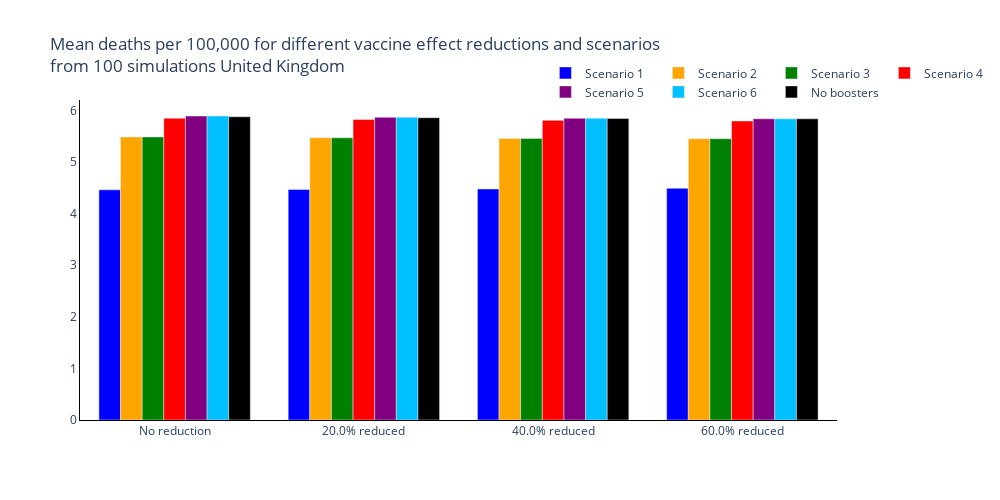
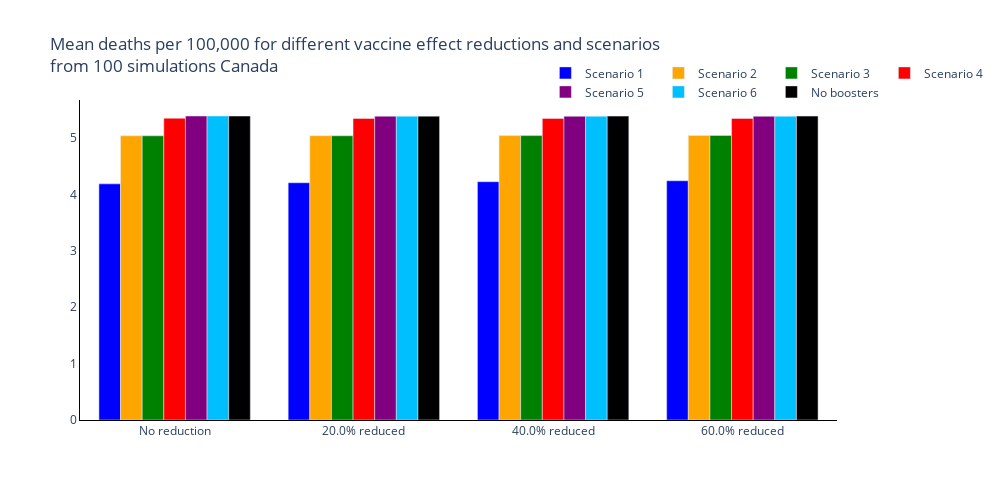
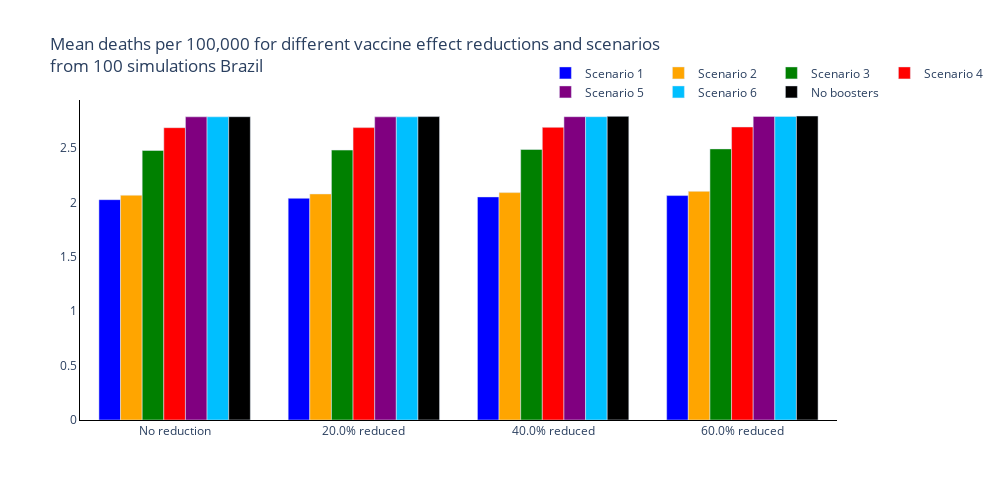
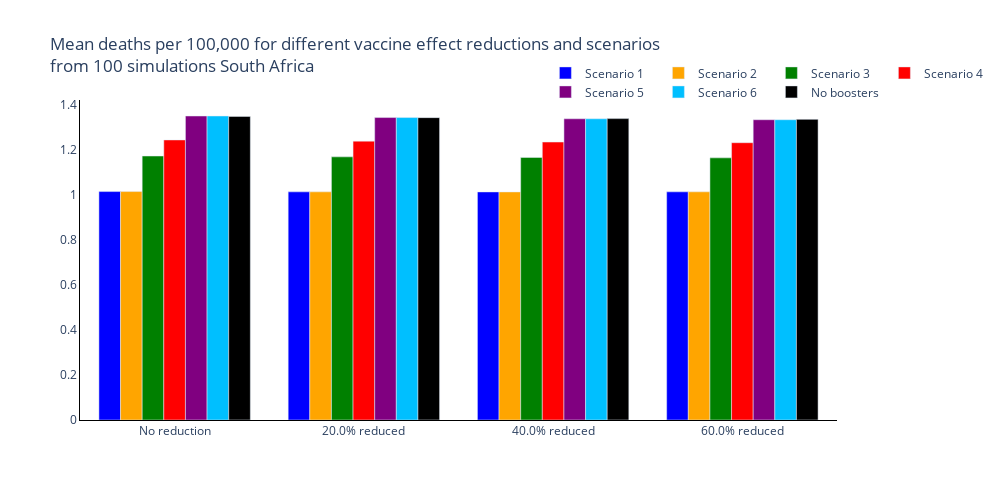

Notebook source saved alongside these figures, in order:
### Markdown cell above
## Summary Figures
### Total Deaths

### Code cell
new_colours = ['blue', 'orange', 'green', 'red', 'purple', 'deepskyblue', 'black']

trace_name = ['Scenario {}'.format(s+1) for s, scenario in enumerate(scenario_names[:-1])] + [scenario_names[-1]]

for r, reg in enumerate(regions):
    fig = go.Figure()
    # Plot for each region
    for s, scenario in enumerate(scenario_names):
        fig.add_trace(
            go.Bar(
                y=[np.sum(total_new_deaths_mean[r][cv, s, :]) for cv, change_vacc in enumerate(changes_vaccine)],
                x=['No reduction'] + ['{}% reduced'.format(100 * cv) for cv in changes_vaccine[1:]],
                name=trace_name[s],
                marker_color=new_colours[s]
            )
        )

    # Add axis labels
    fig.update_layout(
        boxmode='group',
        title='Mean deaths per 100,000 for different vaccine effect reductions and scenarios<br>from {} simulations {}'.format(len(regimes), reg),
        width=1000,
        height=500,
        plot_bgcolor='white',
        xaxis=dict(linecolor='black'),
        yaxis=dict(linecolor='black'),
        hovermode='x unified',
        legend=dict(
                orientation="h",
                yanchor="bottom",
                y=0.98,
                xanchor="right",
                x=1.2
            )
        )

    fig.write_image('images/report3_overall_vaccine_effects/Overall Initial Deaths per Scenario and Vaccine Effects {}.pdf'.format(reg))
    fig.show()

### Figure 1 — Plotly figure (JSON) as saved in the notebook; plotly's stock layout.template omitted (floating-point values rounded to 4 significant figures)
{"data": [{"marker": {"color": "blue"}, "name": "Scenario 1", "type": "bar", "x": ["No reduction", "20.0% reduced", "40.0% reduced", "60.0% reduced"], "y": [4.462, 4.469, 4.479, 4.492]}, {"marker": {"color": "orange"}, "name": "Scenario 2", "type": "bar", "x": ["No reduction", "20.0% reduced", "40.0% reduced", "60.0% reduced"], "y": [5.489, 5.471, 5.459, 5.454]}, {"marker": {"color": "green"}, "name": "Scenario 3", "type": "bar", "x": ["No reduction", "20.0% reduced", "40.0% reduced", "60.0% reduced"], "y": [5.489, 5.471, 5.459, 5.454]}, {"marker": {"color": "red"}, "name": "Scenario 4", "type": "bar", "x": ["No reduction", "20.0% reduced", "40.0% reduced", "60.0% reduced"], "y": [5.853, 5.827, 5.81, 5.799]}, {"marker": {"color": "purple"}, "name": "Scenario 5", "type": "bar", "x": ["No reduction", "20.0% reduced", "40.0% reduced", "60.0% reduced"], "y": [5.894, 5.868, 5.851, 5.839]}, {"marker": {"color": "deepskyblue"}, "name": "Scenario 6", "type": "bar", "x": ["No reduction", "20.0% reduced", "40.0% reduced", "60.0% reduced"], "y": [5.894, 5.868, 5.851, 5.839]}, {"marker": {"color": "black"}, "name": "No boosters", "type": "bar", "x": ["No reduction", "20.0% reduced", "40.0% reduced", "60.0% reduced"], "y": [5.88, 5.861, 5.848, 5.84]}], "layout": {"boxmode": "group", "height": 500, "hovermode": "x unified", "legend": {"orientation": "h", "x": 1.2, "xanchor": "right", "y": 0.98, "yanchor": "bottom"}, "plot_bgcolor": "white", "title": {"text": "Mean deaths per 100,000 for different vaccine effect reductions and scenarios<br>from 100 simulations United Kingdom"}, "width": 1000, "xaxis": {"linecolor": "black"}, "yaxis": {"linecolor": "black"}}}

### Figure 2 — Plotly figure (JSON) as saved in the notebook; plotly's stock layout.template omitted (floating-point values rounded to 4 significant figures)
{"data": [{"marker": {"color": "blue"}, "name": "Scenario 1", "type": "bar", "x": ["No reduction", "20.0% reduced", "40.0% reduced", "60.0% reduced"], "y": [4.189, 4.209, 4.228, 4.245]}, {"marker": {"color": "orange"}, "name": "Scenario 2", "type": "bar", "x": ["No reduction", "20.0% reduced", "40.0% reduced", "60.0% reduced"], "y": [5.042, 5.043, 5.046, 5.049]}, {"marker": {"color": "green"}, "name": "Scenario 3", "type": "bar", "x": ["No reduction", "20.0% reduced", "40.0% reduced", "60.0% reduced"], "y": [5.042, 5.043, 5.046, 5.049]}, {"marker": {"color": "red"}, "name": "Scenario 4", "type": "bar", "x": ["No reduction", "20.0% reduced", "40.0% reduced", "60.0% reduced"], "y": [5.353, 5.35, 5.349, 5.349]}, {"marker": {"color": "purple"}, "name": "Scenario 5", "type": "bar", "x": ["No reduction", "20.0% reduced", "40.0% reduced", "60.0% reduced"], "y": [5.393, 5.39, 5.389, 5.388]}, {"marker": {"color": "deepskyblue"}, "name": "Scenario 6", "type": "bar", "x": ["No reduction", "20.0% reduced", "40.0% reduced", "60.0% reduced"], "y": [5.393, 5.39, 5.389, 5.388]}, {"marker": {"color": "black"}, "name": "No boosters", "type": "bar", "x": ["No reduction", "20.0% reduced", "40.0% reduced", "60.0% reduced"], "y": [5.392, 5.391, 5.391, 5.392]}], "layout": {"boxmode": "group", "height": 500, "hovermode": "x unified", "legend": {"orientation": "h", "x": 1.2, "xanchor": "right", "y": 0.98, "yanchor": "bottom"}, "plot_bgcolor": "white", "title": {"text": "Mean deaths per 100,000 for different vaccine effect reductions and scenarios<br>from 100 simulations Canada"}, "width": 1000, "xaxis": {"linecolor": "black"}, "yaxis": {"linecolor": "black"}}}

### Figure 3 — Plotly figure (JSON) as saved in the notebook; plotly's stock layout.template omitted (floating-point values rounded to 4 significant figures)
{"data": [{"marker": {"color": "blue"}, "name": "Scenario 1", "type": "bar", "x": ["No reduction", "20.0% reduced", "40.0% reduced", "60.0% reduced"], "y": [2.025, 2.037, 2.05, 2.062]}, {"marker": {"color": "orange"}, "name": "Scenario 2", "type": "bar", "x": ["No reduction", "20.0% reduced", "40.0% reduced", "60.0% reduced"], "y": [2.065, 2.077, 2.089, 2.101]}, {"marker": {"color": "green"}, "name": "Scenario 3", "type": "bar", "x": ["No reduction", "20.0% reduced", "40.0% reduced", "60.0% reduced"], "y": [2.476, 2.48, 2.486, 2.491]}, {"marker": {"color": "red"}, "name": "Scenario 4", "type": "bar", "x": ["No reduction", "20.0% reduced", "40.0% reduced", "60.0% reduced"], "y": [2.686, 2.687, 2.689, 2.693]}, {"marker": {"color": "purple"}, "name": "Scenario 5", "type": "bar", "x": ["No reduction", "20.0% reduced", "40.0% reduced", "60.0% reduced"], "y": [2.786, 2.786, 2.787, 2.79]}, {"marker": {"color": "deepskyblue"}, "name": "Scenario 6", "type": "bar", "x": ["No reduction", "20.0% reduced", "40.0% reduced", "60.0% reduced"], "y": [2.786, 2.786, 2.787, 2.79]}, {"marker": {"color": "black"}, "name": "No boosters", "type": "bar", "x": ["No reduction", "20.0% reduced", "40.0% reduced", "60.0% reduced"], "y": [2.787, 2.788, 2.79, 2.793]}], "layout": {"boxmode": "group", "height": 500, "hovermode": "x unified", "legend": {"orientation": "h", "x": 1.2, "xanchor": "right", "y": 0.98, "yanchor": "bottom"}, "plot_bgcolor": "white", "title": {"text": "Mean deaths per 100,000 for different vaccine effect reductions and scenarios<br>from 100 simulations Brazil"}, "width": 1000, "xaxis": {"linecolor": "black"}, "yaxis": {"linecolor": "black"}}}

### Figure 4 — Plotly figure (JSON) as saved in the notebook; plotly's stock layout.template omitted (floating-point values rounded to 4 significant figures)
{"data": [{"marker": {"color": "blue"}, "name": "Scenario 1", "type": "bar", "x": ["No reduction", "20.0% reduced", "40.0% reduced", "60.0% reduced"], "y": [1.016, 1.015, 1.014, 1.015]}, {"marker": {"color": "orange"}, "name": "Scenario 2", "type": "bar", "x": ["No reduction", "20.0% reduced", "40.0% reduced", "60.0% reduced"], "y": [1.016, 1.015, 1.014, 1.015]}, {"marker": {"color": "green"}, "name": "Scenario 3", "type": "bar", "x": ["No reduction", "20.0% reduced", "40.0% reduced", "60.0% reduced"], "y": [1.174, 1.17, 1.168, 1.166]}, {"marker": {"color": "red"}, "name": "Scenario 4", "type": "bar", "x": ["No reduction", "20.0% reduced", "40.0% reduced", "60.0% reduced"], "y": [1.246, 1.24, 1.236, 1.233]}, {"marker": {"color": "purple"}, "name": "Scenario 5", "type": "bar", "x": ["No reduction", "20.0% reduced", "40.0% reduced", "60.0% reduced"], "y": [1.352, 1.345, 1.34, 1.335]}, {"marker": {"color": "deepskyblue"}, "name": "Scenario 6", "type": "bar", "x": ["No reduction", "20.0% reduced", "40.0% reduced", "60.0% reduced"], "y": [1.352, 1.345, 1.34, 1.335]}, {"marker": {"color": "black"}, "name": "No boosters", "type": "bar", "x": ["No reduction", "20.0% reduced", "40.0% reduced", "60.0% reduced"], "y": [1.35, 1.345, 1.34, 1.337]}], "layout": {"boxmode": "group", "height": 500, "hovermode": "x unified", "legend": {"orientation": "h", "x": 1.2, "xanchor": "right", "y": 0.98, "yanchor": "bottom"}, "plot_bgcolor": "white", "title": {"text": "Mean deaths per 100,000 for different vaccine effect reductions and scenarios<br>from 100 simulations South Africa"}, "width": 1000, "xaxis": {"linecolor": "black"}, "yaxis": {"linecolor": "black"}}}
